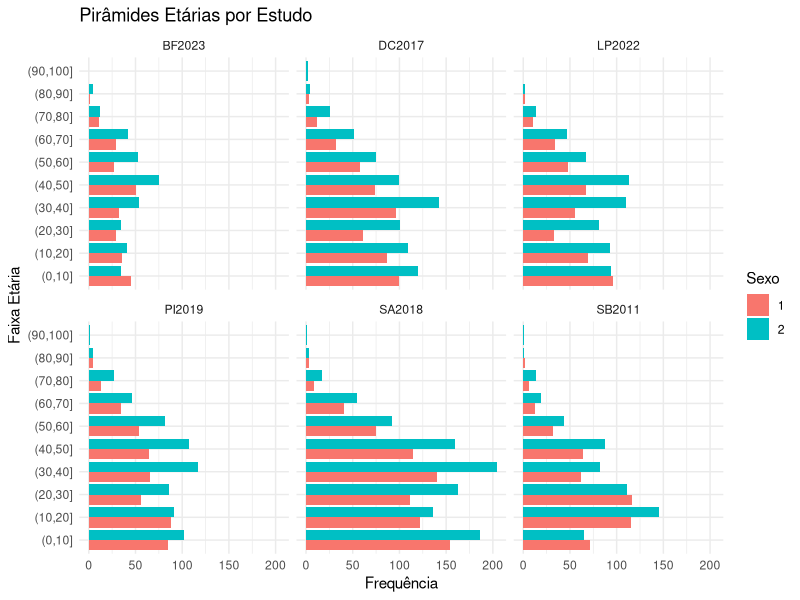
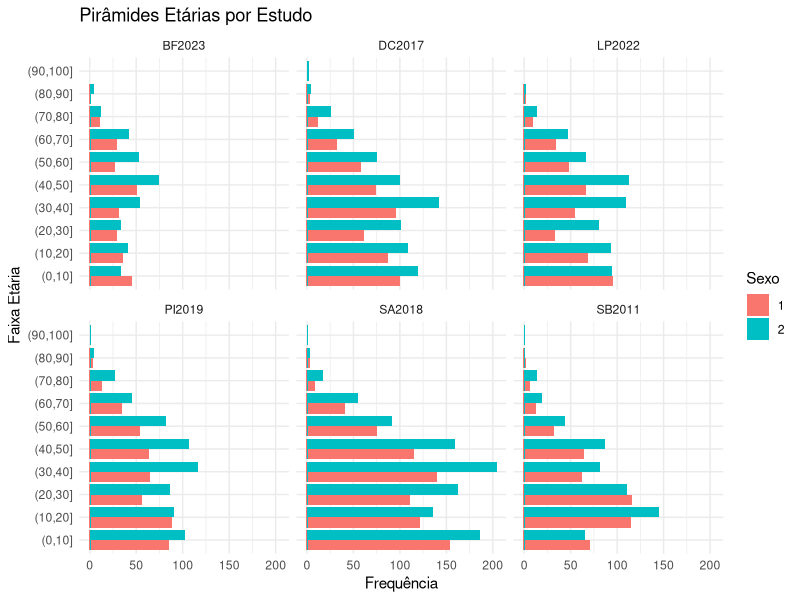
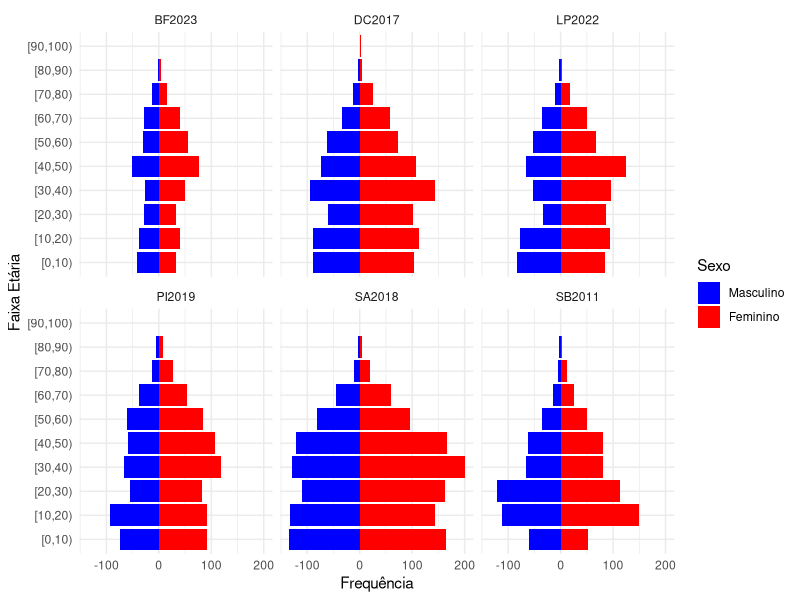

Write the R code that produced these figures, in order.

# Configurando o diretório de trabalho
setwd("C:/Users/kalab/OneDrive/Documentos/GitHub/r_analysis")

# Instalando e carregando bibliotecas necessários
install.packages("ggplot2")
install.packages("tidyverse")
library(tidyverse)
library(ggplot2)

# 1. Ler o arquivo CSV
dados <- read.csv("dados_demograficos.csv")

# 2. Estratificar os dados por "study" e criar faixas etárias de 10 em 10 anos
dados <- dados %>% 
  mutate(faixa_etaria = cut(idade, breaks = seq(0, 100, by = 10))) %>%
  group_by(study, faixa_etaria, sexo) %>%
  summarise(n = n())

# 3. Plotar as pirâmides etárias
ggplot(dados, aes(x = faixa_etaria, y = n, fill = factor(sexo))) +
  geom_bar(stat = "identity", position = "dodge") +
  facet_wrap(~ study) +
  coord_flip() +
  scale_y_continuous(labels = abs) +
  labs(x = "Faixa Etária", y = "Frequência", fill = "Sexo") +
  ggtitle("Pirâmides Etárias por Estudo") +
  theme_minimal()

ggplot(dados, aes(x = faixa_etaria, y = n, fill = factor(sexo))) +
  geom_bar(stat = "identity", position = "dodge") +
  geom_bar(data = subset(dados, sexo == 1), aes(y = -..count..), stat = "count") +
  geom_bar(data = subset(dados, sexo == 2), aes(y = ..count..), stat = "count") +
  facet_wrap(~ study) +
  coord_flip() +
  scale_y_continuous(labels = abs) +
  labs(x = "Faixa Etária", y = "Frequência", fill = "Sexo") +
  ggtitle("Pirâmides Etárias por Estudo") +
  theme_minimal()

# Carregar os dados
dados <- read.csv("dados_demograficos.csv")

# Limpar os dados (opcional, ajustar de acordo com a necessidade)
dados <- dados %>%
  filter(!is.na(sexo), !is.na(idade), !is.na(study))

# Criar faixas etárias
dados <- dados %>%
  mutate(faixa_etaria = cut(idade, breaks = seq(0, 100, by = 10), right = FALSE))

# Plotar a pirâmide etária para cada estudo
ggplot(dados, aes(x = faixa_etaria, fill = factor(sexo))) +
  geom_bar(data = subset(dados, sexo == 1), aes(y = -..count..), stat = "count") +
  geom_bar(data = subset(dados, sexo == 2), aes(y = ..count..), stat = "count") +
  facet_wrap(~ study) +
  scale_fill_manual(values = c("1" = "blue", "2" = "red"),
                    labels = c("Masculino", "Feminino")) +
  coord_flip() +
  labs(x = "Faixa Etária", y = "Frequência", fill = "Sexo") +
  theme_minimal()

